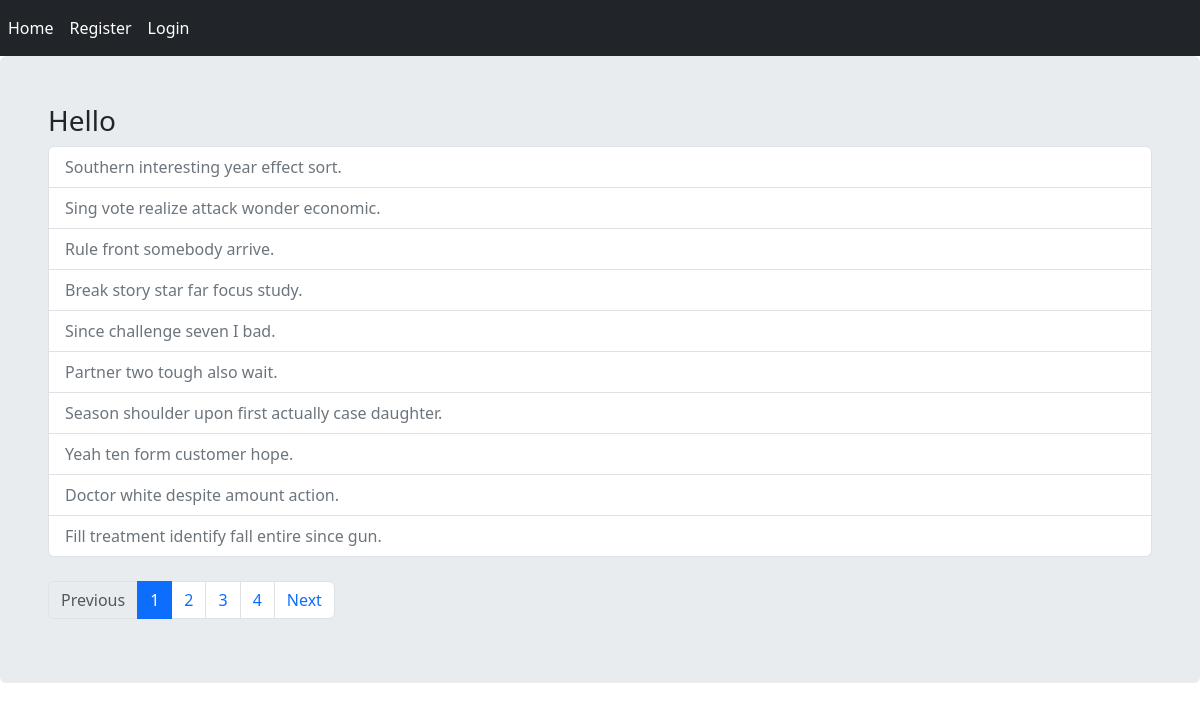
The page / on the database its author committed.
### blog/models.py (models this page shows, shortened)
class Post(db.Model):
    id = db.Column(db.Integer, primary_key=True)
    title = db.Column(db.String(120), nullable=False)
    date = db.Column(db.DateTime, nullable=False, default=datetime.now)
    content = db.Column(db.Text, nullable=False)
    user_id = db.Column(db.Integer, db.ForeignKey("user.id"), nullable=False)

### blog/routes.py (the view)
@app.route("/")
def home():
    page = request.args.get("page", 1, type=int)  # Default to page 1 if not specified
    posts = Post.query.paginate(page=page, per_page=10, error_out=False)
    return render_template("home.html", posts=posts)

### blog/templates/home.html
{% extends 'base.html' %} {% block content %}
<h3>Hello {{current_user.username}}</h3>
<ul class="list-group mb-4">
{%for post in posts%}
<li class="list-group-item">
    <a href="{{url_for('detail', post_id = post.id)}}" class="text-secondary text-decoration-none">{{post.title}}</a>
</li>
{%endfor%}
</ul>
<nav aria-label="Page navigation example">
    <ul class="pagination">
        {% if posts.has_prev %}
        <li class="page-item">
            <a class="page-link" href="/?page={{ posts.prev_num }}">Previous</a>
        </li>
        {% else %}
        <li class="page-item disabled"><span class="page-link">Previous</span></li>
        {% endif %}
        {% for page_num in posts.iter_pages() %}
        {% if page_num %}
        {% if page_num != posts.page %}
        <li class="page-item"><a class="page-link" href="/?page={{ page_num }}">{{ page_num }}</a></li>
        {% else %}
        <li class="page-item active" aria-current="page">
            <span class="page-link">{{ page_num }}</span>
        </li>
        {% endif %}
        {% else %}
        <li class="page-item disabled"><span class="page-link">...</span></li>
        {% endif %}
        {% endfor %}
        {% if posts.has_next %}
        <li class="page-item">
            <a class="page-link" href="/?page={{ posts.next_num }}">Next</a>
        </li>
        {% else %}
        <li class="page-item disabled"><span class="page-link">Next</span></li>
        {% endif %}
    </ul>
</nav>
</div>
{% endblock%}

### blog/templates/base.html (shortened to what this page needs)
<!DOCTYPE html>
<html>
  <head>
    <link
      href="https://cdn.jsdelivr.net/npm/bootstrap@5.3.3/dist/css/bootstrap.min.css"
      rel="stylesheet"
    />
  </head>
  <body>
    {% include 'inc/navbar.html'%}
    <div class="p-5 rounded bg-body-secondary">
      {% include 'inc/messages.html'%} {% block content %} {% endblock%}
  </body>
</html>

### blog/templates/inc/navbar.html
<nav class="navbar navbar-expand-lg navbar-dark bg-dark">
  <div class="navbar-nav">
    <a class="nav-item nav-link active" href="{{url_for('home')}}">Home </a>
  </div>
  {% if current_user.is_authenticated%}
  <div class="navbar-nav">
    <a class="nav-item nav-link active" href="{{url_for('logout')}}">Logout </a>
  </div>
  <div class="navbar-nav">
    <a class="nav-item nav-link active" href="{{url_for('profile')}}">Profile </a>
  </div>
  {%else%}
  <div class="navbar-nav">
    <a class="nav-item nav-link active" href="{{url_for('register')}}"
      >Register
    </a>
  </div>
  <div class="navbar-nav">
    <a class="nav-item nav-link active" href="{{url_for('login')}}">Login </a>
  </div>
  {% endif %}
</nav>

### rows shown on the page
Post: title "Southern interesting year effect sort."
Post: title "Sing vote realize attack wonder economic."
Post: title "Rule front somebody arrive."
Post: title "Break story star far focus study."
Post: title "Since challenge seven I bad."
Post: title "Partner two tough also wait."
Post: title "Season shoulder upon first actually case daughter."
Post: title "Yeah ten form customer hope."
Post: title "Doctor white despite amount action."
Post: title "Fill treatment identify fall entire since gun."

### other values the page prints
{{ page_num }} "1"
{{ page_num }} "2" "3" "4"
